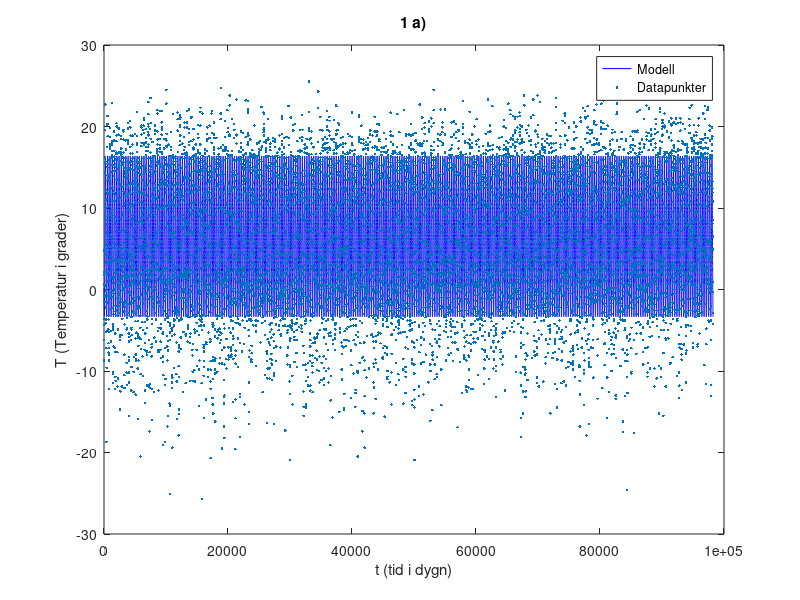
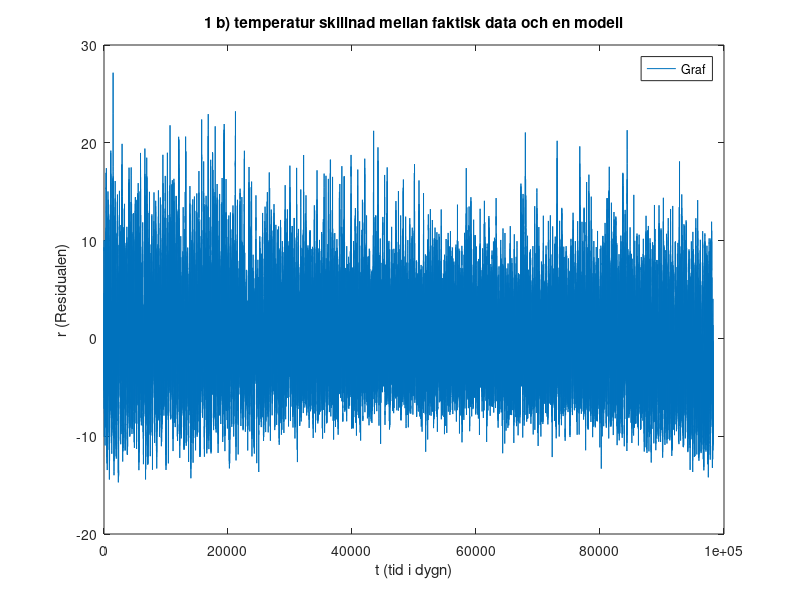
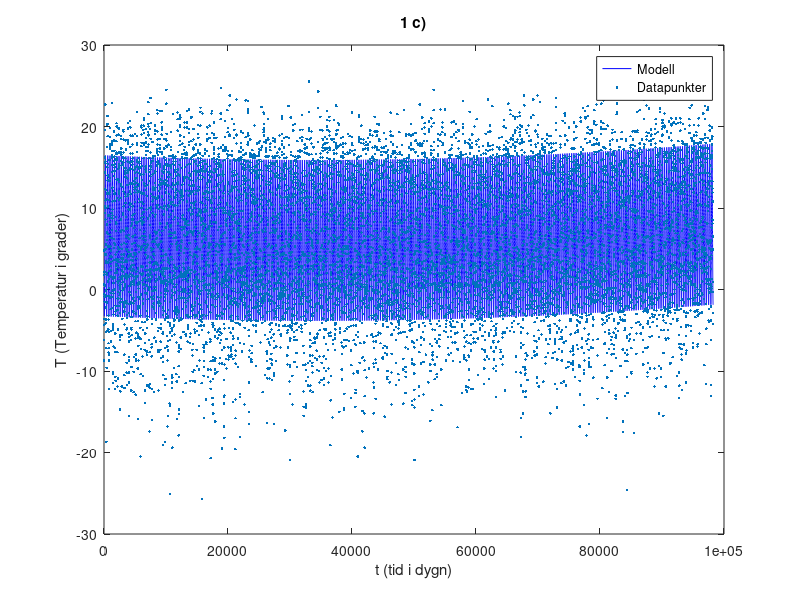
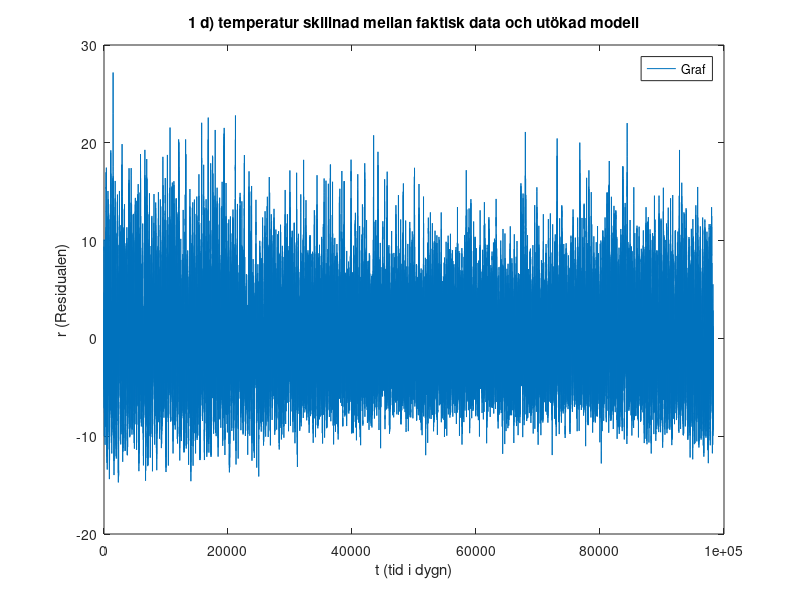

Reproduce these figures in MATLAB, in order.
% Använder minsta kvadratmetoden

% Ladda data
load STHLMTEMP

% Ta ut en tusendel av data med steg
medelTemp = Tdm; % Reducerad medeltemperatur
t = (1:length(Tdm))'; % Reducerad tidsvektor

% Modell
k = 2*pi/365; % Period för modellen
T1 = @(c, t) c(1) + c(2)*sin(k*t) + c(3)*cos(k*t) + c(4)*sin(2*k*t) + c(5)*cos(2*k*t);

% a)
% Matrisen A
A = [ones(size(t)) sin(k*t) cos(k*t) sin(2*k*t) cos(2*k*t)];

% Lös det linjära systemet med minsta kvadratmetoden (Normalekvationerna)
c = A \ medelTemp; % Lös för koefficienterna

%Skriv ut koefficienterna
fprintf("Koefficienterna c: \n")
for i = 1:length(c)
    fprintf('c(%d) = %.8f\n', i, c(i));
end

% Temperaturerna enligt modellen
T1new = T1(c,t);

% Reducera datapunkter för plotting
plot_step = 10; % Stegstorlek för att plocka ut färre datapunkter
t_reduced = t(1:plot_step:end); % Reducerad tidsvektor
medelTemp_reduced = medelTemp(1:plot_step:end); % Reducerad temperatur

%Plotta modell temperaturen mot faktisk data
figure;
plot(t,T1new, 'b-'), hold on
plot(t_reduced, medelTemp_reduced, '.') % Datapunkter
legend('Modell', 'Datapunkter')
xlabel('t (tid i dygn)')
ylabel('T (Temperatur i grader)')
title('1 a)')


% b) Beräkna minsta kvadratsumman (norm(r)^2)

r = T1new - medelTemp; % Residualen
minstaKvadratSum = norm(r)^2 %

figure;
plot(t, r)
legend('Graf')
xlabel('t (tid i dygn)')
ylabel('r (Residualen)')
title('1 b) temperatur skillnad mellan faktisk data och en modell')

% c) Utökad modell för temperatur

%Modell
k = 2*pi/365; % Period för modellen
T2 = @(a,t) a(1) + a(2)*t + a(3)*t.^2 + a(4)*sin(k*t) + a(5)*cos(k*t) + a(6)*sin(2*k*t) + a(7)*cos(2*k*t);

% Matris
A = [ones(size(t)) t t.^2 sin(k*t) cos(k*t) sin(2*k*t) cos(2*k*t)];

% Lös för koefficienterna a
a = A\medelTemp;

% Skriv ut koefficienterna
fprintf("Koefficienterna a: \n")
for i = 1:length(a)
    fprintf('a(%d) = %.4f\n', i, a(i));
end

T2new = T2(a,t);

% Reducera datapunkter för plotting
plot_step = 10; % Stegstorlek för att plocka ut färre datapunkter
t_reduced = t(1:plot_step:end); % Reducerad tidsvektor
medelTemp_reduced = medelTemp(1:plot_step:end); % Reducerad temperatur

%Plotta nya utökade modell temperaturen mot faktisk data
figure;
plot(t,T2new, 'b-'), hold on
plot(t_reduced, medelTemp_reduced, '.') % Datapunkter
legend('Modell', 'Datapunkter')
xlabel('t (tid i dygn)')
ylabel('T (Temperatur i grader)')
title('1 c)')


% d)
r2 = T2new - medelTemp; % Residualen
minstaKvadratSum2 = norm(r2)^2 %

figure;
plot(t, r2)
legend('Graf')
xlabel('t (tid i dygn)')
ylabel('r (Residualen)')
title('1 d) temperatur skillnad mellan faktisk data och utökad modell')

%Svar på fråga:
% Man kan se en liten skillnad längst till höger i graferna.
% Residualen är en aning mer negativ i den utökade modellen.

% e)
%Svar på fråga:
% Från mitten i den anpassade modellen (2) börjar den öka en aning, en
% långsiktig ökning då. Från start till ungefär slutet av 1800-talet
% minskade temperaturen en aning, efter det har varit en stabil ökning.
% Inga tydligt plötsliga förändringar.